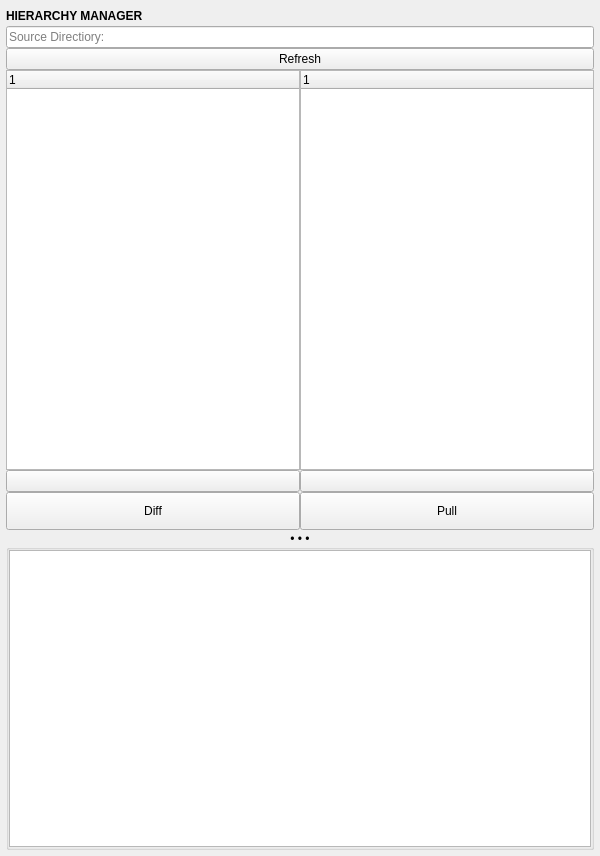
<?xml version="1.0" encoding="UTF-8"?>
<ui version="4.0">
 <class>QtUi</class>
 <widget class="QMainWindow" name="QtUi">
  <property name="enabled">
   <bool>true</bool>
  </property>
  <property name="geometry">
   <rect>
    <x>0</x>
    <y>0</y>
    <width>600</width>
    <height>856</height>
   </rect>
  </property>
  <property name="tabShape">
   <enum>QTabWidget::Triangular</enum>
  </property>
  <property name="dockNestingEnabled">
   <bool>true</bool>
  </property>
  <property name="dockOptions">
   <set>QMainWindow::AllowNestedDocks|QMainWindow::AllowTabbedDocks|QMainWindow::AnimatedDocks|QMainWindow::ForceTabbedDocks</set>
  </property>
  <widget class="QWidget" name="central_widget">
   <property name="minimumSize">
    <size>
     <width>600</width>
     <height>240</height>
    </size>
   </property>
   <layout class="QVBoxLayout" name="verticalLayout_2">
    <property name="spacing">
     <number>1</number>
    </property>
    <property name="leftMargin">
     <number>6</number>
    </property>
    <property name="topMargin">
     <number>6</number>
    </property>
    <property name="rightMargin">
     <number>6</number>
    </property>
    <property name="bottomMargin">
     <number>6</number>
    </property>
    <item>
     <layout class="QVBoxLayout" name="verticalLayout">
      <property name="spacing">
       <number>0</number>
      </property>
      <item>
       <widget class="Header" name="header">
        <property name="minimumSize">
         <size>
          <width>0</width>
          <height>20</height>
         </size>
        </property>
        <property name="font">
         <font>
          <weight>75</weight>
          <bold>true</bold>
         </font>
        </property>
        <property name="text">
         <string>HIERARCHY MANAGER</string>
        </property>
       </widget>
      </item>
      <item>
       <layout class="QGridLayout" name="gridLayout">
        <item row="5" column="0">
         <widget class="QPushButton" name="b001">
          <property name="minimumSize">
           <size>
            <width>0</width>
            <height>38</height>
           </size>
          </property>
          <property name="text">
           <string>Diff</string>
          </property>
         </widget>
        </item>
        <item row="3" column="1">
         <widget class="TreeWidget" name="tree001">
          <property name="minimumSize">
           <size>
            <width>0</width>
            <height>400</height>
           </size>
          </property>
          <column>
           <property name="text">
            <string notr="true">1</string>
           </property>
          </column>
         </widget>
        </item>
        <item row="3" column="0">
         <widget class="TreeWidget" name="tree000">
          <property name="minimumSize">
           <size>
            <width>0</width>
            <height>400</height>
           </size>
          </property>
          <column>
           <property name="text">
            <string notr="true">1</string>
           </property>
          </column>
         </widget>
        </item>
        <item row="5" column="1">
         <widget class="QPushButton" name="b002">
          <property name="minimumSize">
           <size>
            <width>0</width>
            <height>38</height>
           </size>
          </property>
          <property name="text">
           <string>Pull</string>
          </property>
         </widget>
        </item>
        <item row="0" column="0" colspan="2">
         <widget class="LineEdit" name="txt001">
          <property name="placeholderText">
           <string>Source Directiory:</string>
          </property>
         </widget>
        </item>
        <item row="1" column="0" colspan="2">
         <widget class="PushButton" name="b000">
          <property name="minimumSize">
           <size>
            <width>0</width>
            <height>20</height>
           </size>
          </property>
          <property name="text">
           <string>Refresh</string>
          </property>
         </widget>
        </item>
        <item row="4" column="0">
         <widget class="PushButton" name="b002_2">
          <property name="minimumSize">
           <size>
            <width>0</width>
            <height>20</height>
           </size>
          </property>
          <property name="text">
           <string/>
          </property>
         </widget>
        </item>
        <item row="4" column="1">
         <widget class="PushButton" name="b002_4">
          <property name="minimumSize">
           <size>
            <width>0</width>
            <height>20</height>
           </size>
          </property>
          <property name="text">
           <string/>
          </property>
         </widget>
        </item>
       </layout>
      </item>
      <item>
       <widget class="CollapsableGroup" name="output">
        <property name="title">
         <string>• • •</string>
        </property>
        <property name="alignment">
         <set>Qt::AlignCenter</set>
        </property>
        <layout class="QVBoxLayout" name="verticalLayout_4">
         <property name="spacing">
          <number>1</number>
         </property>
         <property name="leftMargin">
          <number>0</number>
         </property>
         <property name="topMargin">
          <number>0</number>
         </property>
         <property name="rightMargin">
          <number>0</number>
         </property>
         <property name="bottomMargin">
          <number>0</number>
         </property>
         <item>
          <widget class="QTextEdit" name="txt003">
           <property name="verticalScrollBarPolicy">
            <enum>Qt::ScrollBarAlwaysOff</enum>
           </property>
           <property name="sizeAdjustPolicy">
            <enum>QAbstractScrollArea::AdjustIgnored</enum>
           </property>
          </widget>
         </item>
        </layout>
       </widget>
      </item>
     </layout>
    </item>
   </layout>
  </widget>
 </widget>
 <customwidgets>
  <customwidget>
   <class>Header</class>
   <extends>QLabel</extends>
   <header>uitk.widgets.header.Header.h</header>
  </customwidget>
  <customwidget>
   <class>CollapsableGroup</class>
   <extends>QGroupBox</extends>
   <header>uitk.widgets.collapsableGroup.CollapsableGroup.h</header>
   <container>1</container>
  </customwidget>
  <customwidget>
   <class>LineEdit</class>
   <extends>QLineEdit</extends>
   <header>widgets.lineedit.h</header>
  </customwidget>
  <customwidget>
   <class>PushButton</class>
   <extends>QPushButton</extends>
   <header>widgets.pushbutton.h</header>
  </customwidget>
  <customwidget>
   <class>TreeWidget</class>
   <extends>QTreeWidget</extends>
   <header>widgets.treewidget.h</header>
  </customwidget>
 </customwidgets>
 <resources/>
 <connections/>
 <designerdata>
  <property name="gridDeltaX">
   <number>5</number>
  </property>
  <property name="gridDeltaY">
   <number>5</number>
  </property>
  <property name="gridSnapX">
   <bool>true</bool>
  </property>
  <property name="gridSnapY">
   <bool>true</bool>
  </property>
  <property name="gridVisible">
   <bool>true</bool>
  </property>
 </designerdata>
</ui>
